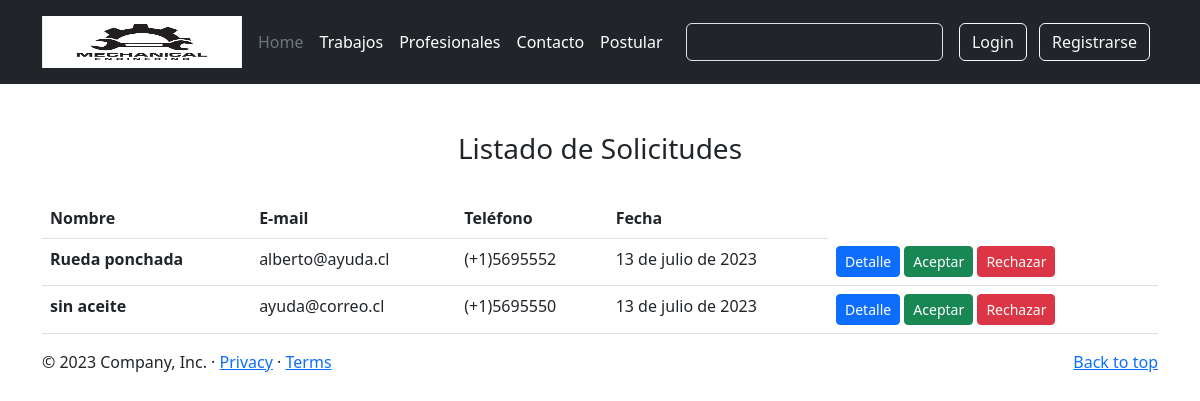
The page /mantenedor/listar_solicitud/ on the database its author committed.
### appweb/models.py (models this page shows, shortened)
class Solicitud(models.Model):
    nombre = models.CharField(max_length=100)
    categoria = models.IntegerField(choices=categoria)
    email = models.CharField(max_length=100)
    telefono = models.IntegerField()
    fecha = models.DateField(null=True)
    foto = models.ImageField(upload_to="solicitud", null=True)
    profesional = models.ForeignKey(Profesional, on_delete=models.CASCADE, null=True)
    estado = models.IntegerField(choices=estado, null=True)
    descripcion = models.TextField(null=True)

### appweb/views.py (the view)
# urls.py: path('mantenedor/listar_solicitud/', listar_solicitud, name="listar_solicitud"),
def listar_solicitud(request):
    solicitudes = Solicitud.objects.all()
    data = {
        'mis_solicitudes' : solicitudes
    }
    return render(request, "mantenedor/solicitud/lista_solicitudes.html", data)

### appweb/templates/mantenedor/solicitud/lista_solicitudes.html (shortened to what this page needs)
{% extends 'base.html' %}
{% load crispy_forms_tags %}
{% block contenido %}
<div class="container mt-5">
    <div class="text-center">
        <h3>Listado de Solicitudes</h3><br>
    </div>
    <table class="table">
        <thead>
        <tr>
            <th scope="col">Nombre</th>
            <th scope="col">E-mail</th>
            <th scope="col">Teléfono</th>
            <th scope="col">Fecha</th>
        </tr>
        </thead>
        <tbody>
            {% for s in mis_solicitudes %}
        <tr>
            <th scope="row">{{s.nombre}}</th>
            <td>{{s.email}}</td>
            <td>(+1){{s.telefono}}</td>
            <td>{{s.fecha}}</td>
            <td>
                <a href="{% url 'detalle_solicitud' s.pk %}" class="btn btn-primary btn-sm">Detalle</a>
                <a href="#" class="btn btn-success btn-sm">Aceptar</a>
                <a href="#" class="btn btn-danger btn-sm">Rechazar</a>
            </td>
        </tr>
            {% endfor%}
        </tbody>
    </table>
{% endblock %}

### rows shown on the page
Solicitud: nombre "Rueda ponchada", email "alberto@ayuda.cl", telefono "5695552", fecha "13 de julio de 2023"
Solicitud: nombre "sin aceite", email "ayuda@correo.cl", telefono "5695550", fecha "13 de julio de 2023"
